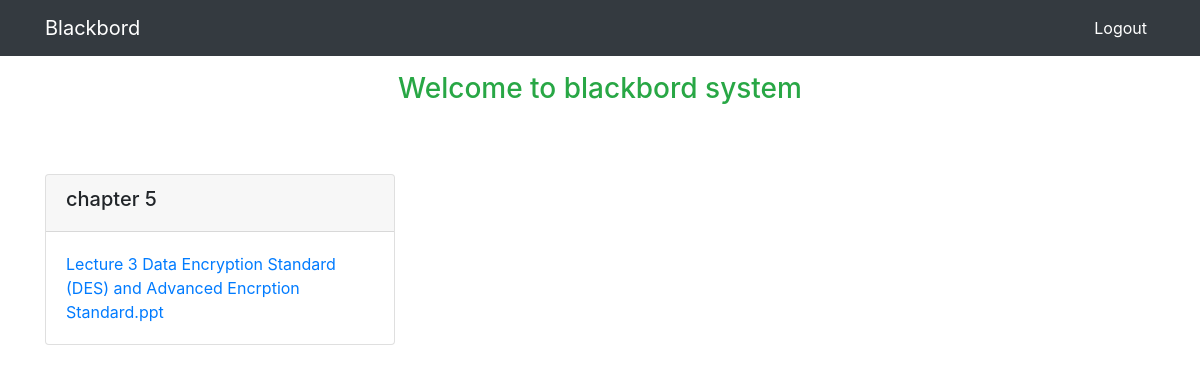
Screenshot of /welcome.php with the database file from the repository.
### tables this page shows
CREATE TABLE `resources` (
  `res_id` int(3) NOT NULL,
  `res_title` varchar(255) NOT NULL,
  `res_file` text NOT NULL
);

### welcome.php (the view, shortened to what this page needs)
<!doctype html>
<html lang="en">
  <head>
    <link rel="stylesheet" href="https://stackpath.bootstrapcdn.com/bootstrap/4.1.3/css/bootstrap.min.css">
    <link rel="stylesheet" type="text/css" href="style.css" >
  </head>
  <body>
   <div class="navbar navbar-expand-sm navbar-dark bg-dark fixed top">
   <div class="container">
   <a href="index.php" class="navbar-brand">Blackbord</a>
  <div class="collapse navbar-collapse" id="navbarSupportedContent">
    <ul class="navbar-nav ml-auto">
      <li class="nav-item active">
        <a class="nav-link" href="log.php">Logout <span class="sr-only">(current)</span></a>
      </li>
      </ul>
      </div>
      </div>
   </div>
    <div class="row mt-2 pt-2">
    <div class="container">
    <h3 class="text-success text-center">Welcome to blackbord system</h3>
    </div>
    </div>
    <div class="row reg mt-2 pt-1">
   <div class="container">
       <div class="row mt-4 pt-4">
       <?php
      require 'db.php';
       $query = "select * from resources";
       $select_resources = mysqli_query($conn, $query);
       while($row = mysqli_fetch_assoc($select_resources)){
         $res_title = $row['res_title'];
         $res_file = $row['res_file'];
         ?>
          <div class="col-md-4">
       <div class="card  ">
       <div class="card-header"><h5><?php echo $res_title; ?></h5></div>
       <div class="card-body">
       <a class="text-primary" download="<?php echo $res_file; ?>" href="<?php echo "uploads/$res_file"; ?>"><?php echo $res_file; ?></a>
       </div>
       </div>
       </div>
     <?php  } ?>
       </div>
    </div>
    </div>
  </body>
</html>

### rows the page displays
resources: res_title "chapter 5", res_file "Lecture 3 Data Encryption Standard (DES) and Advanced Encrption Standard.ppt"
